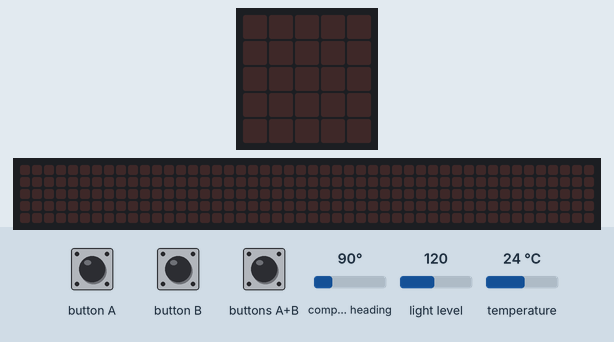
The program below on a simulated BBC micro:bit (MakeCode). Parts: the board's 5×5 LED display, a strip that is not on the board, showing the scrolling text unrolled. The test bench sets the inputs (shaded band); at power-on: compass heading 90°, light level 120, temperature 24 °C. The 48×5 strip is a reading aid, not a part: it shows the text the display is scrolling, unrolled, one strip-width of it at a time; the compass is already calibrated.

Above: at 1.2 s.
1.3 s: button A pressed for 0.15 s
At 3.92 s:
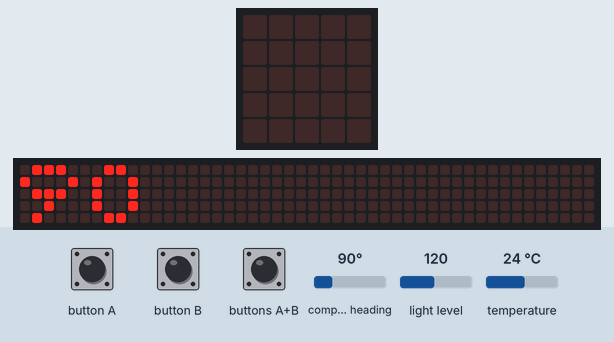
4.3 s: button B pressed for 0.15 s
At 7.0 s:
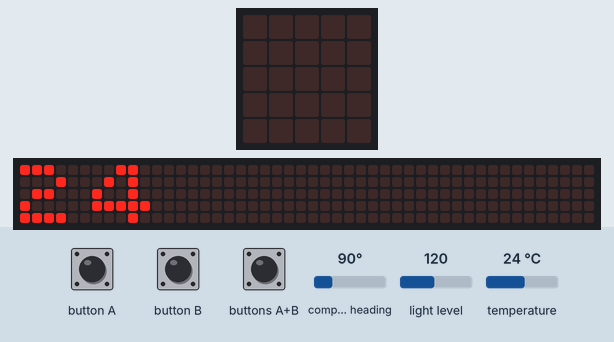
7.3 s: buttons A+B pressed for 0.15 s
At 7.6 s:
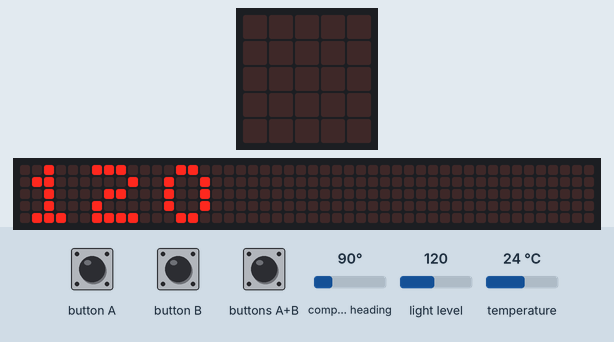
10.3 s: buttons A+B pressed for 1 s
At 11.67 s:
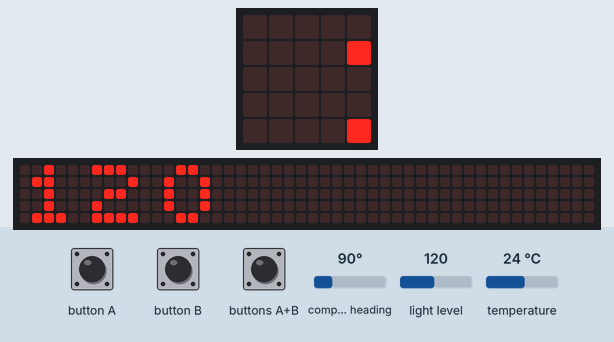

Measured:
- after the input at 1.3 s, the display: changes after 0.15 s (image 1)
- after the input at 4.3 s, the display: changes after 0.15 s (image 2)
- after the input at 7.3 s, the display: changes after 0.15 s (image 3)
- what the display in image 1 shows lasts 0.5 s, from 3.7 s to 4.2 s

The program:

main.ts
```typescript
let jomerseklet = 0
input.onButtonPressed(Button.A, function () {
    jomerseklet = input.compassHeading()
    basic.showNumber(jomerseklet)
})
input.onButtonPressed(Button.AB, function () {
    jomerseklet = input.lightLevel()
    basic.showNumber(jomerseklet)
})
input.onButtonPressed(Button.B, function () {
    jomerseklet = input.temperature()
    basic.showNumber(jomerseklet)
})
```

test.ts
```typescript
// ide kerülnek a tesztek; a rendszer ezt nem kompilálja, ha a csomagot bővítményként használják.
```
